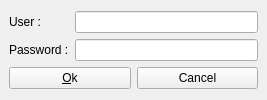
<?xml version="1.0" encoding="UTF-8"?>
<ui version="4.0">
 <class>Logging</class>
 <widget class="QMainWindow" name="Logging">
  <property name="geometry">
   <rect>
    <x>0</x>
    <y>0</y>
    <width>267</width>
    <height>100</height>
   </rect>
  </property>
  <property name="windowTitle">
   <string>Logging</string>
  </property>
  <widget class="QWidget" name="centralwidget">
   <layout class="QGridLayout" name="gridLayout_3">
    <item row="0" column="0">
     <layout class="QGridLayout" name="gridLayout_2">
      <item row="1" column="1">
       <widget class="QPushButton" name="cancelBtn">
        <property name="text">
         <string>Cancel</string>
        </property>
       </widget>
      </item>
      <item row="1" column="0">
       <widget class="QPushButton" name="okBtn">
        <property name="text">
         <string>&amp;Ok</string>
        </property>
       </widget>
      </item>
      <item row="0" column="0" colspan="2">
       <layout class="QGridLayout" name="gridLayout">
        <item row="0" column="1">
         <widget class="QLineEdit" name="userLineEdit">
          <property name="text">
           <string/>
          </property>
         </widget>
        </item>
        <item row="0" column="0">
         <widget class="QLabel" name="userLab">
          <property name="text">
           <string>User :</string>
          </property>
         </widget>
        </item>
        <item row="1" column="0">
         <widget class="QLabel" name="passLab">
          <property name="text">
           <string>Password :</string>
          </property>
         </widget>
        </item>
        <item row="1" column="1">
         <widget class="QLineEdit" name="passLineEdit">
          <property name="inputMask">
           <string/>
          </property>
          <property name="echoMode">
           <enum>QLineEdit::Password</enum>
          </property>
         </widget>
        </item>
       </layout>
      </item>
     </layout>
    </item>
   </layout>
  </widget>
 </widget>
 <resources/>
 <connections/>
</ui>
